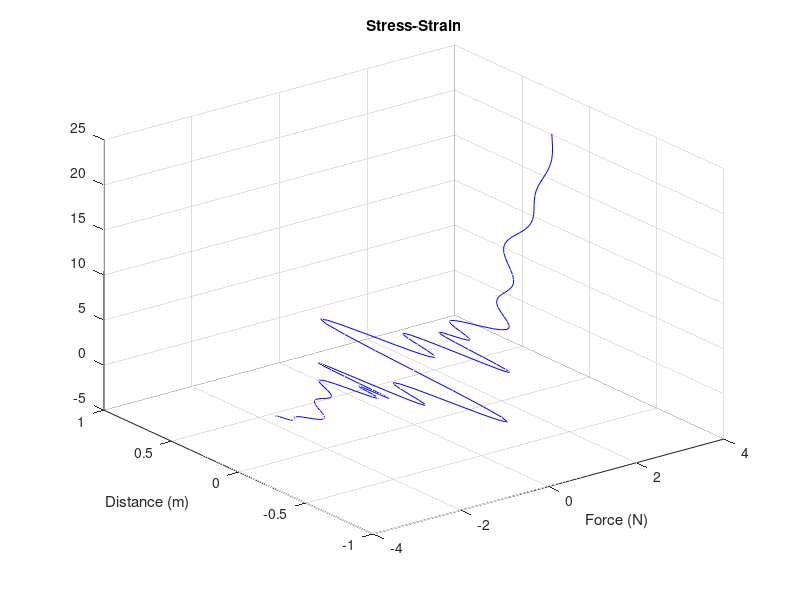

This figure's MATLAB source:
x=-pi:pi/100:pi;
y=cos(4*x).*sin(10*x).*exp(-abs(x));
z=sin(3*x)+exp(x);
plot3(x,y,z,'b-');
grid on
title('Stress-Strain');
xlabel('Force (N)');
ylabel('Distance (m)');